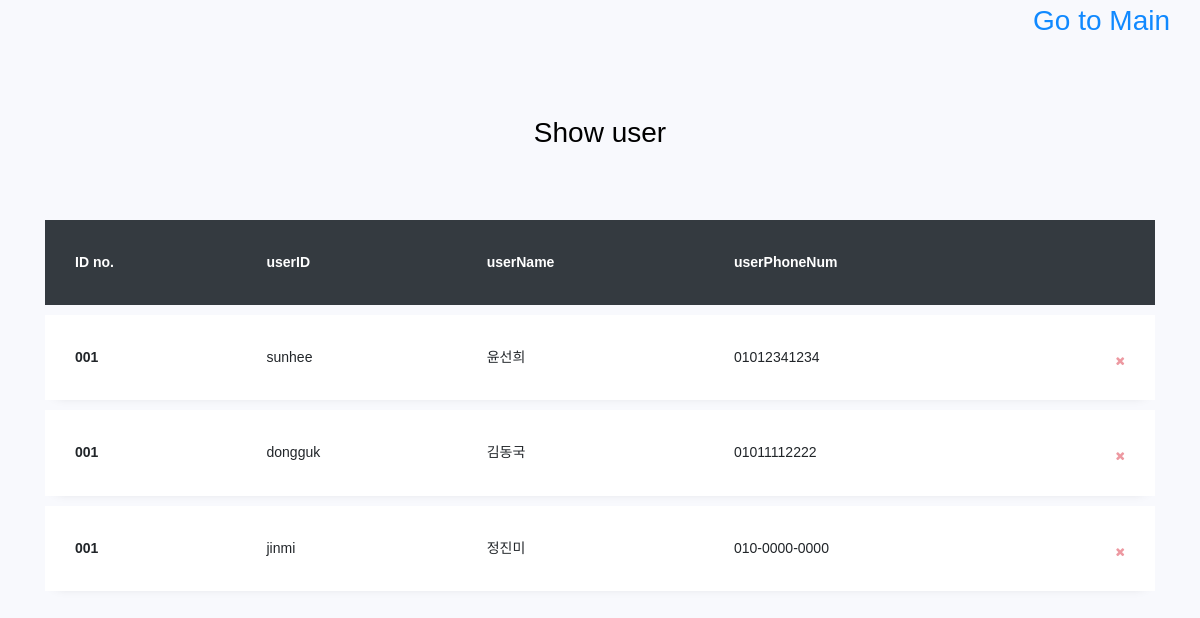
The app's page /show_user, older data.
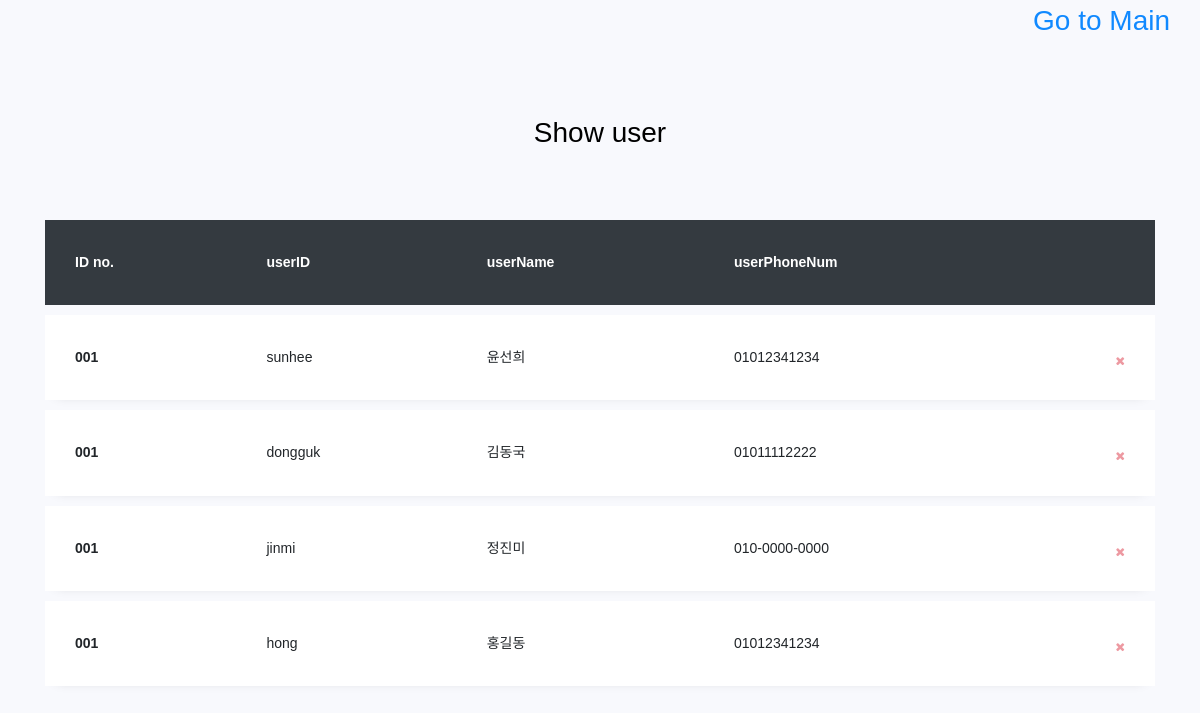
The same page, newer data.
### app.py (models this page shows, shortened)
class USER(db.Model):
    userID = db.Column(db.String(30), primary_key=True, unique=True)
    userPW = db.Column(db.String(50))
    userName = db.Column(db.String(100))
    userPhoneNum = db.Column(db.String(50))

### app.py (the view)
@app.route('/show_user')
def show_user():
    return render_template('show_user.html', USER=USER.query.all())

### templates/show_user.html (shortened to what this page needs)
<!DOCTYPE html>
<html>
<head>
    <link rel="stylesheet" href="https://maxcdn.bootstrapcdn.com/bootstrap/4.0.0/css/bootstrap.min.css">
    <link rel="stylesheet" href="https://stackpath.bootstrapcdn.com/font-awesome/4.7.0/css/font-awesome.min.css">
    <link rel="stylesheet" href="show_user.css">
    </head>
    <body>
        <h3 class='gotomain'><a href="{{ url_for('index') }}">Go to Main</a></h3>
        <section class="ftco-section">
        <div class="container">
            <div class="row justify-content-center">
                <div class="col-md-6 text-center mb-5">
                    <h2 class="heading-section">Show user</h2>
                </div>
            </div>
            <div class="row">
                <div class="col-md-12">
                    <div class="table-wrap">
                        <table class="table">
                          <thead class="thead-dark">
                            <tr>
                              <th>ID no.</th>
                              <th>userID</th>
                              <th>userName</th>
                              <th>userPhoneNum</th>
                              <th>&nbsp;</th>
                            </tr>
                          </thead>
                          <tbody>
                            {% for user in USER %}
                            <tr class="alert" role="alert">
                              <th scope="row">001</th>
                              <td>{{ user.userID }}</td>
                              <td>{{ user.userName }}</td>
                              <td>{{ user.userPhoneNum }}</td>
                              <td>
                                <a href="#" class="close" data-dismiss="alert" aria-label="Close">
                                <span aria-hidden="true"><i class="fa fa-close"></i></span>
                                </a>
                                </td>
                                </tr>
                                {% endfor %}
                                </tbody>
                            </table>
                        </div>
                    </div>
                </div>
            </div>
        </section>
    </body>
</html>

### templates/show_user.html (style rules this page uses)
.gotomain { position: absolute; right: 30px; }

Row changes from the older to the newer data that the page shows:
added USER: userID "hong", userName "홍길동", userPhoneNum "01012341234"
